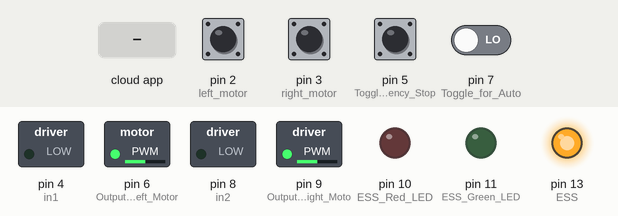
Simulated run of this sketch. Board: Arduino Uno, built with avr-gcc and run on an emulated ATmega328P. On the bench: switched loads named in the sketch (green lamp = pin HIGH), output pins drawn as LEDs (lit = HIGH). Inputs (shaded band) come from the test bench; at power-on: pin 5 (Toggle_for_Emergency_Stop) HIGH, pin 2 (left_motor), pin 3 (right_motor), pin 7 (Toggle_for_Auto) LOW. The ROS host is connected and sends only what is stated.

Above: at 1.2 s.
1.3 s: pin 3 (right_motor) pulled HIGH for 0.45 s
At 5.0 s:
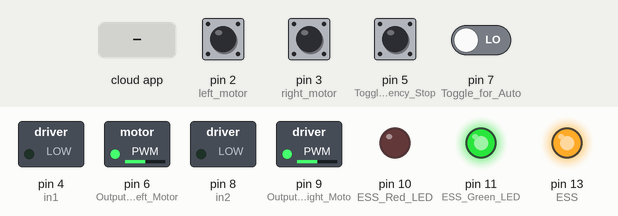
At 9.7 s:
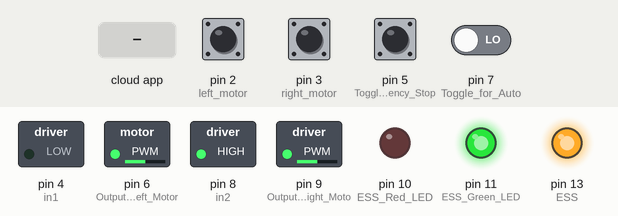
10.2 s: the phone or cloud app sets toggle_led to 0
At 19.0 s:
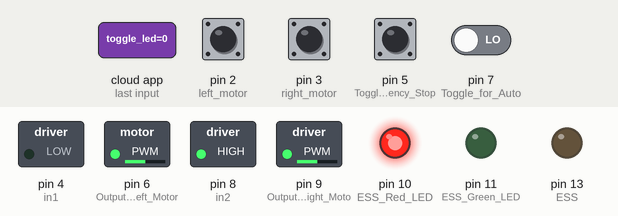
Timing chart, 0 to 20.5 s (numbered marks = the images above; inputs shaded):
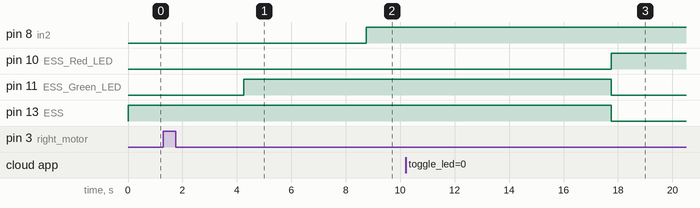

Measured:
- after the input at 1.3 s, pin 8 (in2): LOW → HIGH after 7.5 s instead of 3.2 s; pin 11 (ESS_Green_LED): LOW → HIGH after 3.0 s instead of 3.2 s
- after the input at 10.2 s, pin 10 (ESS_Red_LED): LOW → HIGH after 7.6 s; pin 11 (ESS_Green_LED), pin 13 (ESS): HIGH → LOW after 7.6 s

The sketch:

rbx_manualctl_1120_copy.ino
```cpp
# include <ros.h>
# include <std_msgs/String.h>
# include <std_msgs/UInt16.h>

//declare ROS vars

//Future emergency stop button implementation
//Flysky not implemented here
//# define BUTTON 8
# define ESS 13 //Emergency Stop Pin

ros::NodeHandle node_handle;
std_msgs::String button_msg;
std_msgs::UInt16 ess_msg;

double Ch1 = 2; //left motor
int MotorL; int MotorR;
double Ch2 = 3; // right motor
int Ch5 = 5; // e-stop SWA
int Ch6 = 7; // auto/manual SWD
int in1 = 4; //L298
int in2 = 8; //L298

bool PWR = true;
// byte estop;
// const byte LED_PIN = 13;

//ROS Subscriber callback
void subscriberCallback(const std_msgs::UInt16 & ess_msg) {
if (ess_msg.data == 1)
{
    // digitalWrite(ESS, HIGH);
    PWR = true;
} else {
    // digitalWrite(ESS, LOW);
    PWR = false;
}
}

// ros::Publisher
// button_publisher("button_press", & button_msg);
ros::Subscriber < std_msgs::UInt16 > led_subscriber("toggle_led", & subscriberCallback);

void setup ()
{
  // Serial.begin(9600);
  // while (!Serial) {
  //   ; // wait for serial port to connect. Needed for native USB port only
  // }
  pinMode(2, INPUT); //left motor
  pinMode(3, INPUT); // right motor
  pinMode(7, INPUT); // Toggle for Auto/Manual, most right switch
  pinMode(5, INPUT); // Toggle for Emergency Stop, most left switch
  pinMode(6, OUTPUT); // Output Pin for Left Motor
  pinMode(9, OUTPUT); // Output Pin for Right Motor
  analogWrite(6, 128); // Left Motor OutPut - 2.5v (not moving)
  analogWrite(9, 128); // Right Motor Output - 2.5v (not moving)
  digitalWrite(13, HIGH);
  pinMode(in1, OUTPUT); //L298
  pinMode(in2, OUTPUT); //L298
  pinMode(10, OUTPUT); //ESS Red LED
  pinMode(11, OUTPUT); //ESS Green LED
  pinMode(ESS, OUTPUT); //Emergency Stop Relay
  node_handle.initNode(); //Init Subscriber Node
  node_handle.subscribe(led_subscriber);
  digitalWrite(ESS, HIGH); //Power On All Motors
// pinMode(BUTTON, INPUT); //Emergency Stop Button
// node_handle.advertise(button_publisher); //Emergency Stop button
}
void loop()
{
  //ESS
  node_handle.spinOnce();
  delay(1);
  //Manual Control
  Ch1 = pulseIn(2, HIGH);
  Ch2 = pulseIn(3, HIGH);
  Ch6 = pulseIn(7, HIGH); //To read the Auto Manual Pulse from channel 6
  Ch5 = pulseIn(5, LOW); // To read the Emergency pulse from channel 5
  // Serial.println(Ch6);
  // Serial.println(Ch5);
  // Serial.println("[AR] Arduino online!");
  // if(Serial.available() > 0) {
  //   estop = Serial.read();
  // }
  delay(500); //NEED TO PUT THIS IN ELSE WHOLE SYSTEM NOT WORK
  if (PWR == false || ((Ch5 > 16000) && (Ch5 < 18000))) {
    // Serial.println("[AR] EStop Activated!");
    digitalWrite(ESS, LOW);//Turns Off Motors
    digitalWrite(10, HIGH); //Red LED On
    digitalWrite(11, LOW);
    //colored(strip.Color(255,0,0)); // display red light
    //strip.show();
    }
    else{
      digitalWrite(ESS,HIGH); //Turns On Motors
      digitalWrite(10, LOW); //Red LED Off
      digitalWrite(11, HIGH); //Green LED On
      if ((Ch1>1530) && (Ch2>1530)) //forward
      {
        digitalWrite(in1, HIGH);
        digitalWrite(in2, LOW);
      } else if ((Ch1 < 1460) && (Ch2 < 1460)) //reverse
      {
        digitalWrite(in1, LOW);
        digitalWrite(in2, HIGH);
      }
      else {
        digitalWrite(in1, LOW);
        digitalWrite(in2, LOW);
      }
      // delay(2000);
    }
}
  // else {
  //   digitalWrite(ESS,HIGH); //Turns On Motors
  //   if (Ch6 > 1000) // auto mode on (switch down)
  //     {
  //       //colored(strip.Color(0,255,0)); //green light
  //       // send signal to run program
  //     }
  //     else {
  //     // add yellow light , manual control
  //       if ((Ch1 == 0) && (Ch2 == 0))
  //       {
  //         analogWrite(6, 128); // Turns Left Motor Speed to 0
  //         analogWrite(9, 128); // Turns Right Motor Speed to 0
  //         delay(2000);
  //       }

  //       else if ((Ch1 > 1530) && (Ch2 > 1530)) // forward
  //       {
  //         MotorL = map (Ch1, 1530, 2000, 129, 255);
  //         MotorR = map (Ch2, 1530, 2000, 129, 255);
  //         analogWrite(6, MotorL); // Turns Left Motor Speed to forward
  //         analogWrite(9, MotorR); // Turns Right Motor Speed to forward
  //         delay(2000);
  //       }

  //       else if ((Ch1 > 1530) && (Ch2 < 1460)) // turn right
  //       {
  //         MotorL = map (Ch1, 1530, 2000, 129, 255);
  //         MotorR = map (Ch2, 900, 1500, 0, 127);
  //         analogWrite(6, MotorL); // Turns Left Motor Speed to forward
  //         analogWrite(9, MotorR); // Turns Right Motor Speed to reverse
  //         delay(2000);
  //       }

  //       else if ((Ch1 < 1460) && (Ch2 > 1530)) // turn left
  //       {
  //         MotorL = map (Ch1, 600, 1500, 0, 127);
  //         MotorR = map (Ch2, 1530, 2000, 129, 255);
  //         analogWrite(6, MotorL); // Turns Left Motor Speed to reverse
  //         analogWrite(9, MotorR); // Turns Right Motor Speed to forward
  //         delay(2000);
  //       }

  //       else if ((Ch1 < 1460) && (Ch2 < 1460)) //reverse
  //       {
  //         MotorL = map (Ch1, 900, 1500, 0, 127);
  //         MotorR = map (Ch2, 900, 1500, 0, 127);
  //         analogWrite(6, MotorL); // Turns Left Motor Speed to reverse
  //         analogWrite(9, MotorR); // Turns Right Motor Speed to reverse
  //         delay(2000);
  //       }
  //       else
  //       {
  //         analogWrite(6, 128); // Turns Left Motor Speed to 0
  //         analogWrite(9, 128); // Turns Right Motor Speed to 0
  //         // delay(2000);
  //       }
  //     }
```
